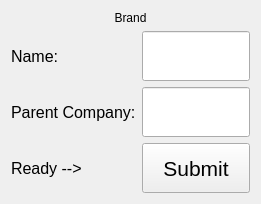
              <widget class="QWidget" name="brand">
               <layout class="QGridLayout" name="gridLayout_21">
                <item row="1" column="0">
                 <widget class="QLabel" name="label_57">
                  <property name="font">
                   <font>
                    <family>MS Shell Dlg 2</family>
                    <pointsize>12</pointsize>
                    <weight>50</weight>
                    <italic>false</italic>
                    <bold>false</bold>
                   </font>
                  </property>
                  <property name="text">
                   <string>Name:</string>
                  </property>
                  <property name="scaledContents">
                   <bool>true</bool>
                  </property>
                  <property name="wordWrap">
                   <bool>true</bool>
                  </property>
                  <property name="margin">
                   <number>2</number>
                  </property>
                 </widget>
                </item>
                <item row="1" column="1">
                 <widget class="QLineEdit" name="lineEdit_23">
                  <property name="minimumSize">
                   <size>
                    <width>0</width>
                    <height>50</height>
                   </size>
                  </property>
                  <property name="maximumSize">
                   <size>
                    <width>16777215</width>
                    <height>16777215</height>
                   </size>
                  </property>
                  <property name="text">
                   <string/>
                  </property>
                 </widget>
                </item>
                <item row="3" column="0">
                 <widget class="QLabel" name="label_58">
                  <property name="font">
                   <font>
                    <family>MS Shell Dlg 2</family>
                    <pointsize>12</pointsize>
                    <weight>50</weight>
                    <italic>false</italic>
                    <bold>false</bold>
                   </font>
                  </property>
                  <property name="text">
                   <string>Parent Company:</string>
                  </property>
                  <property name="scaledContents">
                   <bool>true</bool>
                  </property>
                  <property name="wordWrap">
                   <bool>true</bool>
                  </property>
                  <property name="margin">
                   <number>2</number>
                  </property>
                 </widget>
                </item>
                <item row="5" column="1">
                 <widget class="QPushButton" name="pushButton_15">
                  <property name="minimumSize">
                   <size>
                    <width>0</width>
                    <height>50</height>
                   </size>
                  </property>
                  <property name="maximumSize">
                   <size>
                    <width>200</width>
                    <height>16777215</height>
                   </size>
                  </property>
                  <property name="font">
                   <font>
                    <family>MS Shell Dlg 2</family>
                    <pointsize>16</pointsize>
                    <weight>50</weight>
                    <italic>false</italic>
                    <bold>false</bold>
                   </font>
                  </property>
                  <property name="text">
                   <string>Submit</string>
                  </property>
                 </widget>
                </item>
                <item row="3" column="1">
                 <widget class="QLineEdit" name="lineEdit_22">
                  <property name="minimumSize">
                   <size>
                    <width>0</width>
                    <height>50</height>
                   </size>
                  </property>
                  <property name="maximumSize">
                   <size>
                    <width>16777215</width>
                    <height>16777215</height>
                   </size>
                  </property>
                  <property name="text">
                   <string/>
                  </property>
                 </widget>
                </item>
                <item row="5" column="0">
                 <widget class="QLabel" name="label_59">
                  <property name="font">
                   <font>
                    <family>MS Shell Dlg 2</family>
                    <pointsize>12</pointsize>
                    <weight>50</weight>
                    <italic>false</italic>
                    <bold>false</bold>
                   </font>
                  </property>
                  <property name="text">
                   <string>Ready --&gt;</string>
                  </property>
                  <property name="scaledContents">
                   <bool>true</bool>
                  </property>
                  <property name="wordWrap">
                   <bool>true</bool>
                  </property>
                  <property name="margin">
                   <number>2</number>
                  </property>
                 </widget>
                </item>
                <item row="0" column="0" colspan="2">
                 <widget class="QLabel" name="label_65">
                  <property name="maximumSize">
                   <size>
                    <width>16777215</width>
                    <height>30</height>
                   </size>
                  </property>
                  <property name="text">
                   <string>Brand</string>
                  </property>
                  <property name="scaledContents">
                   <bool>true</bool>
                  </property>
                  <property name="alignment">
                   <set>Qt::AlignCenter</set>
                  </property>
                  <property name="wordWrap">
                   <bool>true</bool>
                  </property>
                 </widget>
                </item>
               </layout>
              </widget>
